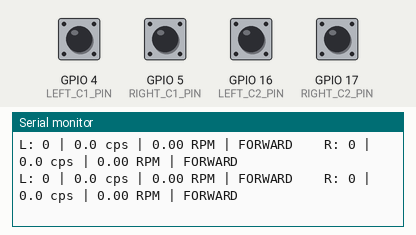
Recording of a sketch running on a simulated ESP32. On the bench: the last lines printed to the serial monitor. The inputs (shaded band) are chosen by the test bench; at power-on: GPIO 4 (LEFT_C1_PIN), GPIO 5 (RIGHT_C1_PIN), GPIO 16 (LEFT_C2_PIN), GPIO 17 (RIGHT_C2_PIN) HIGH.

Above: at 1.2 s.
1.3 s: GPIO 4 (LEFT_C1_PIN) pulled LOW for 0.15 s
At 1.51 s:
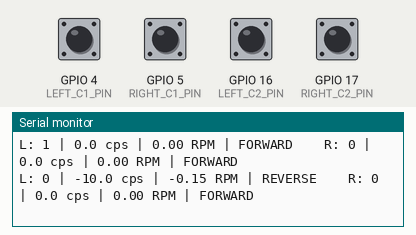
3.0 s: GPIO 5 (RIGHT_C1_PIN) pulled LOW for 0.15 s
At 3.21 s:
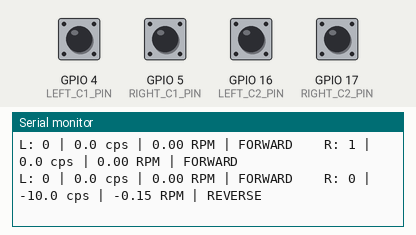
4.7 s: GPIO 16 (LEFT_C2_PIN) pulled LOW for 0.15 s
At 4.71 s:
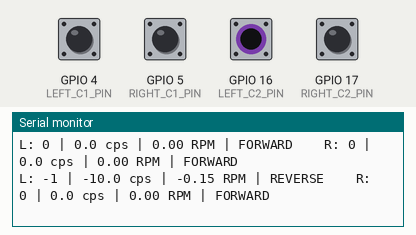
6.3 s: GPIO 17 (RIGHT_C2_PIN) pulled LOW for 0.15 s
At 6.31 s:
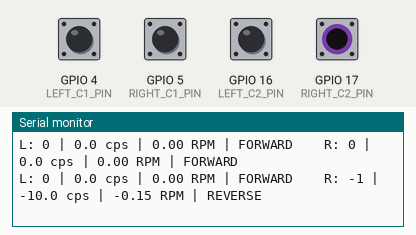
7.9 s: GPIO 16 (LEFT_C2_PIN) pulled LOW for 0.15 s
At 8.02 s:
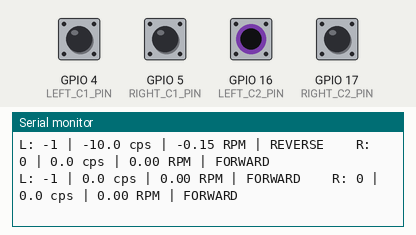
9.5 s: GPIO 16 (LEFT_C2_PIN) driven LOW and GPIO 17 (RIGHT_C2_PIN) driven LOW
At 9.52 s:
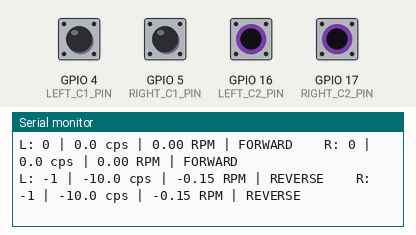
Timing chart, 0 to 12.0 s (numbered marks = the images above; inputs shaded):
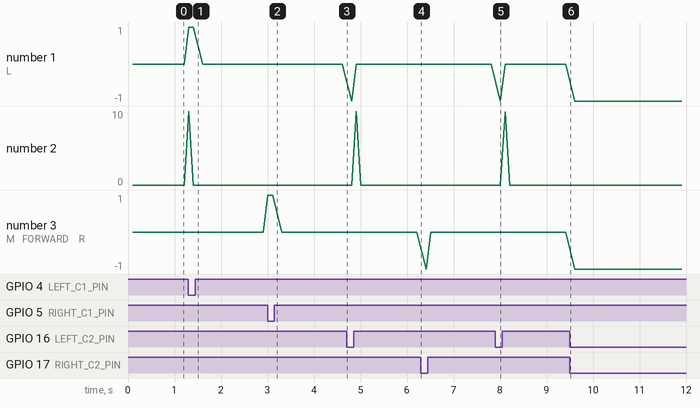

The sketch:

encoder_quadrature_test.ino
```cpp
/*
  Quadrature encoder speed and direction test for ESP32.

  C1 wiring already validated:
    Left  C1 -> GPIO 4
    Right C1 -> GPIO 5

  Suggested C2 wiring:
    Left  C2 -> GPIO 16
    Right C2 -> GPIO 17

  Connect encoder VCC to 3.3 V and GND to GND.
  Open Serial Monitor at 115200 baud.

  The previous C1-only test measured about 980 falling edges per wheel
  revolution. With both channels and x4 decoding, use approximately
  3920 counts per revolution. Confirm this with a measured full turn.
*/

#define LEFT_C1_PIN  4
#define RIGHT_C1_PIN 5
#define LEFT_C2_PIN  16
#define RIGHT_C2_PIN 17

// Approximate x4 counts/revolution: 980 C1 falling edges x 4.
const float COUNTS_PER_REV = 3920.0f;
const unsigned long REPORT_INTERVAL_MS = 100;

volatile long leftCount = 0;
volatile long rightCount = 0;
volatile uint8_t leftState = 0;
volatile uint8_t rightState = 0;

// Quadrature transition table: previous state -> current state.
const int8_t QUADRATURE_DELTA[16] = {
   0, -1,  1,  0,
   1,  0,  0, -1,
  -1,  0,  0,  1,
   0,  1, -1,  0
};

void IRAM_ATTR onLeftChange() {
  uint8_t current = (digitalRead(LEFT_C1_PIN) << 1) | digitalRead(LEFT_C2_PIN);
  leftCount += QUADRATURE_DELTA[(leftState << 2) | current];
  leftState = current;
}

void IRAM_ATTR onRightChange() {
  uint8_t current = (digitalRead(RIGHT_C1_PIN) << 1) | digitalRead(RIGHT_C2_PIN);
  rightCount += QUADRATURE_DELTA[(rightState << 2) | current];
  rightState = current;
}

void setup() {
  Serial.begin(115200);

  // INPUT_PULLUP is appropriate for open-collector encoder outputs.
  // If your module has an active push-pull output, INPUT also works.
  pinMode(LEFT_C1_PIN, INPUT_PULLUP);
  pinMode(LEFT_C2_PIN, INPUT_PULLUP);
  pinMode(RIGHT_C1_PIN, INPUT_PULLUP);
  pinMode(RIGHT_C2_PIN, INPUT_PULLUP);

  leftState = (digitalRead(LEFT_C1_PIN) << 1) | digitalRead(LEFT_C2_PIN);
  rightState = (digitalRead(RIGHT_C1_PIN) << 1) | digitalRead(RIGHT_C2_PIN);

  attachInterrupt(digitalPinToInterrupt(LEFT_C1_PIN), onLeftChange, CHANGE);
  attachInterrupt(digitalPinToInterrupt(LEFT_C2_PIN), onLeftChange, CHANGE);
  attachInterrupt(digitalPinToInterrupt(RIGHT_C1_PIN), onRightChange, CHANGE);
  attachInterrupt(digitalPinToInterrupt(RIGHT_C2_PIN), onRightChange, CHANGE);

  Serial.println("Quadrature encoder test started.");
  Serial.println("Turn each wheel by hand, then test motor movement.");
  Serial.println("Format: total counts | counts/s | RPM | direction");
}

void loop() {
  static unsigned long previousReport = millis();
  static long previousLeft = 0;
  static long previousRight = 0;

  unsigned long now = millis();
  if (now - previousReport < REPORT_INTERVAL_MS) {
    delay(1);
    return;
  }

  noInterrupts();
  long currentLeft = leftCount;
  long currentRight = rightCount;
  interrupts();

  float intervalSeconds = (now - previousReport) / 1000.0f;
  float leftCountsPerSecond = (currentLeft - previousLeft) / intervalSeconds;
  float rightCountsPerSecond = (currentRight - previousRight) / intervalSeconds;
  float leftRpm = leftCountsPerSecond * 60.0f / COUNTS_PER_REV;
  float rightRpm = rightCountsPerSecond * 60.0f / COUNTS_PER_REV;

  Serial.print("L: ");
  Serial.print(currentLeft);
  Serial.print(" | ");
  Serial.print(leftCountsPerSecond, 1);
  Serial.print(" cps | ");
  Serial.print(leftRpm, 2);
  Serial.print(" RPM | ");
  Serial.print(leftCountsPerSecond >= 0.0f ? "FORWARD" : "REVERSE");
  Serial.print("    R: ");
  Serial.print(currentRight);
  Serial.print(" | ");
  Serial.print(rightCountsPerSecond, 1);
  Serial.print(" cps | ");
  Serial.print(rightRpm, 2);
  Serial.print(" RPM | ");
  Serial.println(rightCountsPerSecond >= 0.0f ? "FORWARD" : "REVERSE");

  previousLeft = currentLeft;
  previousRight = currentRight;
  previousReport = now;
}
```

Measured:
- after the input at 1.3 s, the serial monitor: prints a new line at once (image 1)
- after the input at 3.0 s, the serial monitor: prints a new line at once (image 2)
- after the input at 4.7 s, the serial monitor: prints a new line at once (image 3)
- after the input at 6.3 s, the serial monitor: prints a new line at once (image 4)
- after the input at 7.9 s, the serial monitor: prints a new line at once (image 5)
- after the input at 9.5 s, the serial monitor: prints a new line at once (image 6)
